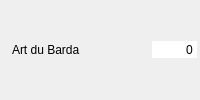
       <widget class="QWidget" name="widget_barda" native="true">
        <property name="minimumSize">
         <size>
          <width>200</width>
          <height>26</height>
         </size>
        </property>
        <layout class="QHBoxLayout" name="horizontalLayout_12">
         <property name="spacing">
          <number>2</number>
         </property>
         <property name="leftMargin">
          <number>3</number>
         </property>
         <property name="topMargin">
          <number>3</number>
         </property>
         <property name="rightMargin">
          <number>3</number>
         </property>
         <property name="bottomMargin">
          <number>3</number>
         </property>
         <item>
          <widget class="QLabel" name="label_23">
           <property name="text">
            <string/>
           </property>
           <property name="pixmap">
            <pixmap resource="../images/images.qrc">:/Aptitudes/barda.png</pixmap>
           </property>
          </widget>
         </item>
         <item>
          <widget class="QLabel" name="label_barda">
           <property name="text">
            <string>Art du Barda</string>
           </property>
          </widget>
         </item>
         <item>
          <spacer name="horizontalSpacer_13">
           <property name="orientation">
            <enum>Qt::Horizontal</enum>
           </property>
           <property name="sizeHint" stdset="0">
            <size>
             <width>37</width>
             <height>12</height>
            </size>
           </property>
          </spacer>
         </item>
         <item>
          <widget class="QSpinBox" name="sp_barda">
           <property name="focusPolicy">
            <enum>Qt::NoFocus</enum>
           </property>
           <property name="autoFillBackground">
            <bool>true</bool>
           </property>
           <property name="frame">
            <bool>false</bool>
           </property>
           <property name="alignment">
            <set>Qt::AlignRight|Qt::AlignTrailing|Qt::AlignVCenter</set>
           </property>
           <property name="buttonSymbols">
            <enum>QAbstractSpinBox::NoButtons</enum>
           </property>
           <property name="suffix">
            <string/>
           </property>
           <property name="maximum">
            <number>9999999</number>
           </property>
           <property name="stepType">
            <enum>QAbstractSpinBox::DefaultStepType</enum>
           </property>
          </widget>
         </item>
        </layout>
       </widget>
